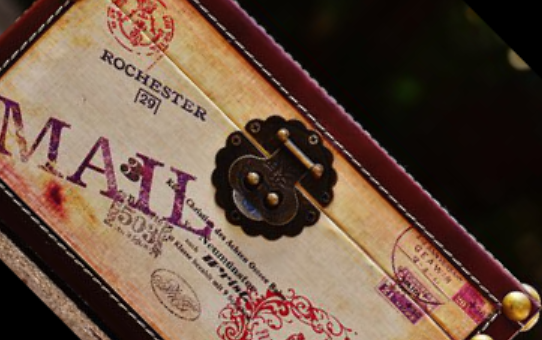
//> input picture OpenCV_4/result/briefcase_45_1.5.png, 542 x 340 px
$ ./1-_3_   (built with g++ and OpenCV 4)
//> lines starting //> are read from the running program, lines starting //| are printed output that depends on the picture
### OpenCV_4/Pixel.h
// Pixel.h: interface for the CPixel class.
//
//////////////////////////////////////////////////////////////////////

#include <opencv2/opencv.hpp>

typedef unsigned char BYTE;

class CPixel
{
public:
	CPixel();
	virtual ~CPixel();

	// 레벨별 명암 보기
	cv::Mat GS_makeGrayBand();

	// 명암 대비 보기
	cv::Mat GS_makeContrast();

	// 밝기 조절 - 덧셈/뺄셈
	cv::Mat GS_add_constant(cv::Mat src_image, int constant);

	// 두 영상간 덧셈
	cv::Mat GS_add_image(cv::Mat src_image1, cv::Mat src_image2);

	// 두 영상간 뺄셈
	cv::Mat GS_subtract_image(cv::Mat src_image1, cv::Mat src_image2);

	// 명암 대비 조절 - 곱셈
	cv::Mat GS_multiple_constant(cv::Mat src_image, double scale);

	// 명암 대비 조절 - 나눗셈
	cv::Mat GS_divide_constant(cv::Mat src_image, double scale);

	// 밝기 조절 + 명암 대비 조절
	cv::Mat GS_basic_contrast_brightness(cv::Mat src_image, double contrast, int brightness);

	// 선형 결합
	cv::Mat GS_blending_effect(cv::Mat src_image1, cv::Mat src_image2, double alpha);

	// 명암도 영상의 히스토그램 생성.
	cv::Mat GS_imhist(cv::Mat img, int max_length = 256);

	// 히스토그램 평활화
	cv::Mat GS_histeq(cv::Mat src_image);

	// 히스토그램 데이터를 로그 창에 출력
	void GS_view_hist_data(cv::Mat src_image);

	// 룩업 테이블을 이용한 밝기 조절 + 명암 대비 조절
	cv::Mat GS_LUT_basic_contrast_brightness(cv::Mat src_image, double contrast, int brightness);

	// 주어진 조건에 의한 이진 영상 변환
	cv::Mat GS_threshold(cv::Mat src_image, double thresh, int threshold_type);
	cv::Mat GS_threshold(cv::Mat src_image, double thresh, double max_value, int threshold_type);

	// 적응적 경계값 설정에 의한 이진 영상 변환
	cv::Mat GS_adaptive_threshold(cv::Mat src_image, double max_value,
		int adaptive_method, int threshold_type,
		int block_size = 3, double C = 5);

	// 이진 영상에서의 논리 연산 - 논리 연산(logical operator) 사용
	cv::Mat GS_binary_logic(cv::Mat src_image1, cv::Mat src_image2, int logic_method);

	// 이진 영상을 명암도 영상으로 변환
	cv::Mat GS_binary2gray(cv::Mat src_image);

	// 명암도 영상에서의 논리 연산 - 비트 연산자(bitwise operator) 사용
	cv::Mat GS_gray_logic(cv::Mat src_image1, cv::Mat src_image2, int logic_method);
};

### OpenCV_4/Geometry.h
// Geometry.h: interface for the CGeometry class.
//
//////////////////////////////////////////////////////////////////////

//#include<opencv\cv.h>
//#include<opencv\cxcore.h>
//#include<opencv\cvaux.h>
//#include<opencv\highgui.h>
#include <opencv2/opencv.hpp>


#if !defined(AFX_GEOMETRY_H__1E8A5F13_A043_489A_A703_835E78F64E03__INCLUDED_)
#define AFX_GEOMETRY_H__1E8A5F13_A043_489A_A703_835E78F64E03__INCLUDED_

#if _MSC_VER > 1000
#pragma once
#endif // _MSC_VER > 1000

class CGeometry
{
public:
	CGeometry();
	virtual ~CGeometry();

	/*
		// 단순 확대/축소
		IplImage *GS_enlarge(IplImage *src_image, int resize_height, int resize_width);

		// 최근접 이웃 보간법
		IplImage *GS_neighbor_interp(IplImage *src_image, int resize_height, int reisize_width);

		// 양선형 보간법
		IplImage *GS_bilinear_interp(IplImage *src_image, int resize_height, int reisize_width);

		// 감축 : 중간값/평균값
		IplImage *GS_reduction(IplImage *src_image, double h_scale, double w_scale, int method);

		// 회전
		IplImage *GS_rotate(IplImage *src_image, int angle);
	*/

	// 어파인 변환
	cv::Mat GS_affine(cv::Mat src_image, cv::Mat map_matrix);

	// 어파인 변환 - 회전
	cv::Mat GS_affineRotate(cv::Mat src_image, double angle, double scale);

	// 원근 변환
	cv::Mat GS_perspective(cv::Mat src_image, cv::Point2f src_point, cv::Point2f dst_point);

	// 반사 또는 대칭
	cv::Mat GS_reflect(cv::Mat src_image, int flip_mode);

	// 관심 영역 추출
	cv::Mat GS_getROI(cv::Mat src_image, int startH, int startW, int height, int width);

	// 관심 영역 추출된 것을 원래대로 복원
	// cv::Mat 자료형은 해당 기능 없음.
//    void GS_resetROI(IplImage *roi_image);
};

#endif // !defined(AFX_GEOMETRY_H__1E8A5F13_A043_489A_A703_835E78F64E03__INCLUDED_)

### OpenCV_4/Pixel.cpp
/*
 * Pixel.cpp : Pixel Processing Class
 * Modified by Lee, Moon-Ho (conv2@korea.com), 2006/12/20
 * Additionally modified by Jung, Jin-Woo
 * Last Modified : 2015/03/27
 */

#include "Pixel.h"
#define cvQueryHistValue_1D( hist, idx0 ) cvGetReal1D((hist)->bins, (idx0))


 //////////////////////////////////////////////////////////////////////
 // Construction/Destruction
 //////////////////////////////////////////////////////////////////////

CPixel::CPixel()
{

}

CPixel::~CPixel()
{

}

// Logical operation with two gray-scale images - bitwise operator
// Input: two 8bit gray-scale images + bitwise operator (AND 0, NAND 1, OR 2, NOR 3, XOR 4, Difference 5)
// [125 lines left out: functions GS_gray_logic, GS_binary_logic, GS_binary2gray, not called in this run]


// Binarization by adaptive thresholding
/* Input:
src – Source 8-bit single-channel image.
dst – Destination image of the same size and the same type as src .
maxValue – Non-zero value assigned to the pixels for which the condition is satisfied.
adaptive_method – Adaptive thresholding algorithm to use, ADAPTIVE_THRESH_MEAN_C or ADAPTIVE_THRESH_GAUSSIAN_C.
thresholdType – Thresholding type that must be either THRESH_BINARY or THRESH_BINARY_INV. Check ThresholdTypes
blockSize – Size of a pixel (default 5)
C - Constant subtracted from the mean or weighted mean (default 5)
*/
// [10 lines left out: function GS_adaptive_threshold, not called in this run]

// Binarization by thresholding
/* Input:
src – Source 8-bit single-channel image.
dst – Destination image of the same size and the same type as src .
maxValue – Non-zero value assigned to the pixels for which the condition is satisfied.
thresh - Thr eshold value to be checked
thresholdType – Thresholding type that must be either THRESH_BINARY or THRESH_BINARY_INV. Check ThresholdTypes
*/
// [234 lines left out: functions GS_threshold, GS_threshold, GS_LUT_basic_contrast_brightness, GS_histeq, GS_view_hist_data, GS_imhist and 5 more, not called in this run]

// subtraction with two images
// Input: any two images
cv::Mat CPixel::GS_subtract_image(cv::Mat src_image1, cv::Mat src_image2)
{
	cv::Mat dst_image;

	cv::subtract(src_image1, src_image2, dst_image);

	return dst_image;
}

// Brightness adjustment (constant addition)
// Input: any image
// [51 lines left out: functions GS_add_constant, GS_makeGrayBand, GS_makeContrast, not called in this run]

### OpenCV_4/1-(3).cpp
#include <opencv2/opencv.hpp>
#include "Geometry.h"
#include "Pixel.h"

using namespace cv;

int main()
{
	Mat briefcase_45_1_5 = imread("result/briefcase_45_1.5.png", 1); // briefcase_45_1.5.png 이미지 로드
//> briefcase_45_1_5 is the input picture: 340 rows x 542 cols, CV_8UC3; mean B, G, R 65, 80.1, 104.5
	Mat briefcase_1_5_45 = imread("result/briefcase_1.5_45.png", 1); // briefcase_1.5_45.png 이미지 로드
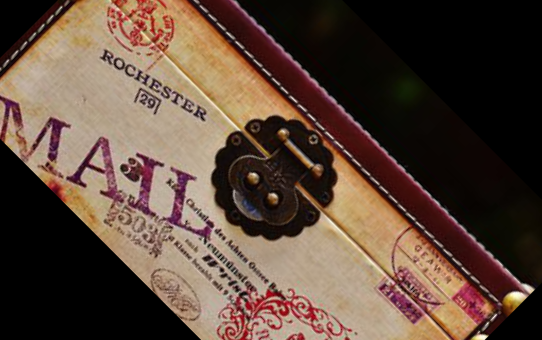
//> input picture OpenCV_4/result/briefcase_1.5_45.png, 542 x 340 px
//> briefcase_1_5_45 is the input picture: 340 rows x 542 cols, CV_8UC3; mean B, G, R 58.5, 71.4, 92.1

	Mat result; // Output 이미지들을 저장하기 위한 Mat 변수

	CPixel cpixel; // 제공되는 여러 함수를 사용하기 위한 CPixel 객체 생성

	result = cpixel.GS_subtract_image(briefcase_45_1_5, briefcase_1_5_45); // 두 이미지를 빼준다.
//> in GS_subtract_image, `cv::subtract(src_image1, src_image2, dst_image);`:
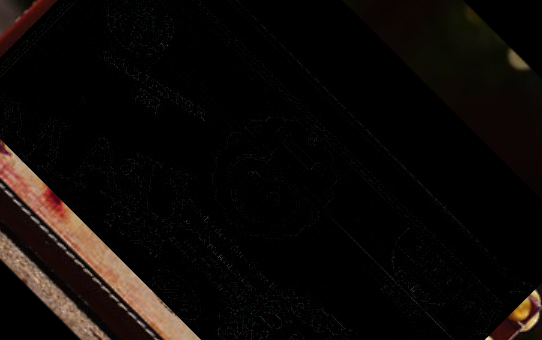
//> dst_image: 340 rows x 542 cols, CV_8UC3; mean B, G, R 7.4, 9.7, 13.4

	imshow("result", result); // 이미지 출력
	imwrite("result/briefcase_subtracted.png", result); // 이미지 저장

	waitKey(); // Output 이미지를 관찰하기 위해 별도의 입력이 있을 때까지 기다린다.

	return 0;
}
